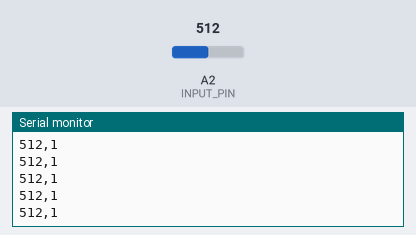
Bench run of a sketch on a simulated Arduino Uno, built with avr-gcc and run on an emulated ATmega328P. Shown: the last lines printed to the serial monitor. The inputs (shaded band) are chosen by the test bench; at power-on: A2 (INPUT_PIN) = 512.

Above: at 1.2 s.
1.3 s: A2 (INPUT_PIN) set to 984
At 2.2 s:
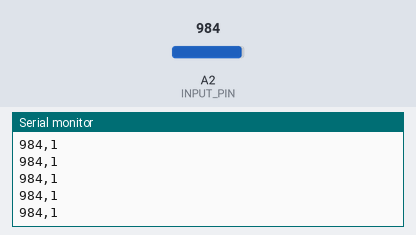
2.8 s: A2 (INPUT_PIN) set to 1011
At 3.3 s:
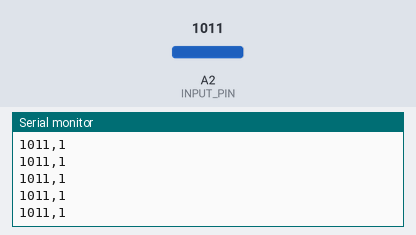
Timing chart, 0 to 5.8 s (numbered marks = the images above; inputs shaded):
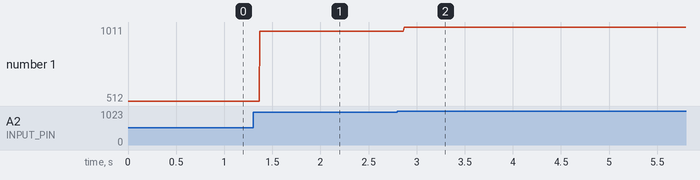

Measured:
- after the input at 1.3 s, the serial monitor: prints a new line after 0.07 s (image 1)
- after the input at 2.8 s, the serial monitor: prints a new line after 0.07 s (image 2)
- plotted number 1: 512 → 984 after the input at 1.3 s, 984 → 1011 after the input at 2.8 s

The sketch:

detectBreath.ino
```cpp
const int NUM_READINGS = 450;     // Number of readings to keep for moving average
const int INPUT_PIN = A2;         // Analog pin for breath sensor input
const int TEMP_PIN = A0;          // Analog pin for temperature sensor (unused in this code)

// Array to store sensor readings
int readings[NUM_READINGS];       // Circular buffer for storing sensor readings
int readIndex = 0;                // Current index in the circular buffer
long total = 0;                   // Sum of all readings in the buffer
long average = 0;                 // Moving average of sensor readings

// Variables for breath detection
int currentReading = 0;           // Most recent sensor reading
int lastReading = 0;              // Previous sensor reading
int impulseDifference = 0;        // Difference between current and last reading

// Flags and counters for breath detection
bool goodImpulse = false;         // Indicates a significant increase in sensor value
bool breathingStarted = false;    // Indicates the start of a breath
bool stopBreathing = false;       // Indicates the end of a breath
int aboveAvg = 0;                 // Counter for readings above the moving average
unsigned int breathDuration = 0;  // Duration of the current breath in milliseconds

// Main breath state
enum BreathState { NOT_BREATHING, BREATHING };
BreathState breathState = NOT_BREATHING;

// Thresholds and durations for breath detection
const int BREATH_START_THRESHOLD = 430;
const int BREATH_END_THRESHOLD_SHORT = 430;
const int BREATH_END_THRESHOLD_MEDIUM = 450;
const int BREATH_END_THRESHOLD_LONG = 460;
const int BREATH_DURATION_SHORT = 1000;
const int BREATH_DURATION_MEDIUM = 3000;
const int BREATH_DURATION_LONG = 6000;
const int BREATH_DURATION_MAX = 8000;

/**
 * Setup function: Initializes serial communication and sensor readings
 */
void setup() {
  Serial.begin(9600);
  initializeReadings();
}

/**
 * Initializes all readings in the circular buffer to zero
 */
void initializeReadings() {
  for (int i = 0; i < NUM_READINGS; i++) {
    readings[i] = 0;
  }
}

/**
 * Main loop function: Continuously updates readings and detects breaths
 */
void loop() {
  updateReadings();
  updateBreathState();
  printOutput();
  delay(3);  // Short delay for stability
}

/**
 * Updates the circular buffer with the latest sensor reading
 */
void updateReadings() {
  // Read from the sensor once
  currentReading = analogRead(INPUT_PIN);

  // Update the circular buffer
  total = total - readings[readIndex];
  readings[readIndex] = currentReading;
  total = total + currentReading;

  // Update last reading
  lastReading = readings[(readIndex - 1 + NUM_READINGS) % NUM_READINGS];
  impulseDifference = currentReading - lastReading;

  // Move to the next position in the circular buffer
  readIndex = (readIndex + 1) % NUM_READINGS;
  average = total / NUM_READINGS;
}

/**
 * Updates the breath state based on sensor readings and durations
 */
void updateBreathState() {
  bool aboveAvg = currentReading > average + 6;

  switch (breathState) {
    case NOT_BREATHING:
      if (aboveAvg && currentReading > BREATH_START_THRESHOLD) {
        breathState = BREATHING;
        breathDuration = 0;
      }
      break;
    case BREATHING:
      breathDuration += 3;  // Assuming 3ms per loop iteration
      if (!aboveAvg) {
        checkBreathEnd();
      }
      break;
  }
}

/**
 * Checks if the current breath has ended based on duration and sensor value
 */
void checkBreathEnd() {
  if (breathDuration <= BREATH_DURATION_SHORT && currentReading < BREATH_END_THRESHOLD_SHORT) {
    breathState = NOT_BREATHING;
  } else if (breathDuration <= BREATH_DURATION_MEDIUM && currentReading < BREATH_END_THRESHOLD_MEDIUM) {
    breathState = NOT_BREATHING;
  } else if (breathDuration <= BREATH_DURATION_LONG && currentReading < BREATH_END_THRESHOLD_LONG) {
    breathState = NOT_BREATHING;
  } else if (breathDuration > BREATH_DURATION_MAX) {
    breathState = NOT_BREATHING;
  }
}

/**
 * Outputs the current sensor reading and breath state to serial
 */
void printOutput() {
  Serial.print(analogRead(INPUT_PIN));
  Serial.print(",");
  Serial.println(breathState == BREATHING);
}
```
